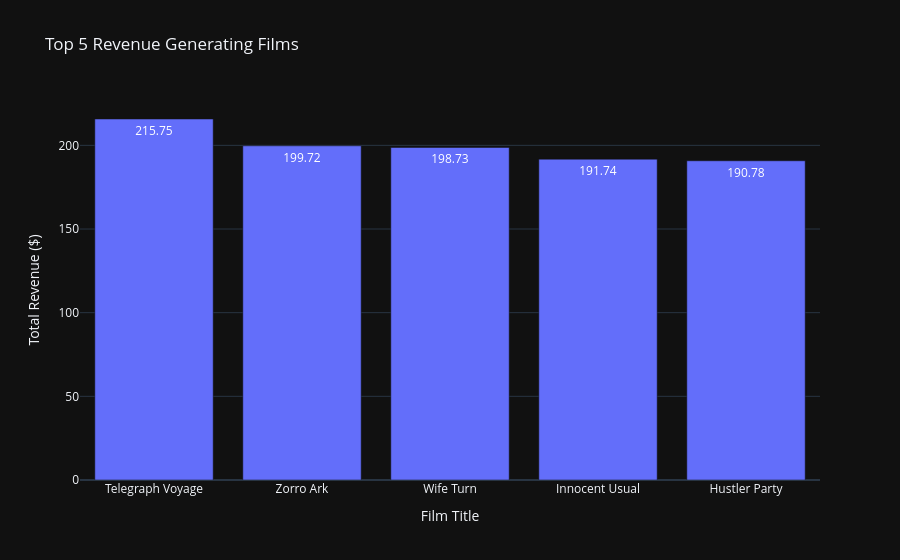

Notebook code cell kept with this figure:
### Markdown cell above
### Revenue by Film (Top 5)

### Code cell
query_revenue = """
    SELECT f.title, SUM(p.amount) AS total_revenue
    FROM pg.public.film f
    JOIN pg.public.inventory i ON f.film_id = i.film_id
    JOIN pg.public.rental r    ON i.inventory_id = r.inventory_id
    JOIN pg.public.payment p   ON r.rental_id = p.rental_id
    GROUP BY f.title
    ORDER BY total_revenue DESC
    LIMIT 5;
"""

df_revenue = con.execute(query_revenue).pl()

# Visualize with Plotly
fig = px.bar(
    df_revenue.to_pandas(),
    x="title",
    y="total_revenue",
    title="Top 5 Revenue Generating Films",
    labels={"title": "Film Title", "total_revenue": "Total Revenue ($)"},
    text_auto=".2f",
    template="plotly_dark"
)
fig.show()

### Figure 1 — Plotly figure (JSON) as saved in the notebook; plotly's stock layout.template omitted (floating-point values rounded to 4 significant figures)
{"data": [{"hovertemplate": "Film Title=%{x}<br>Total Revenue ($)=%{y}<extra></extra>", "legendgroup": "", "marker": {"color": "#636efa", "pattern": {"shape": ""}}, "name": "", "orientation": "v", "showlegend": false, "textposition": "auto", "texttemplate": "%{y:.2f}", "type": "bar", "x": ["Telegraph Voyage", "Zorro Ark", "Wife Turn", "Innocent Usual", "Hustler Party"], "xaxis": "x", "y": [215.8, 199.7, 198.7, 191.7, 190.8], "yaxis": "y"}], "layout": {"barmode": "relative", "legend": {"tracegroupgap": 0}, "title": {"text": "Top 5 Revenue Generating Films"}, "xaxis": {"anchor": "y", "domain": [0, 1], "title": {"text": "Film Title"}}, "yaxis": {"anchor": "x", "domain": [0, 1], "title": {"text": "Total Revenue ($)"}}}}
